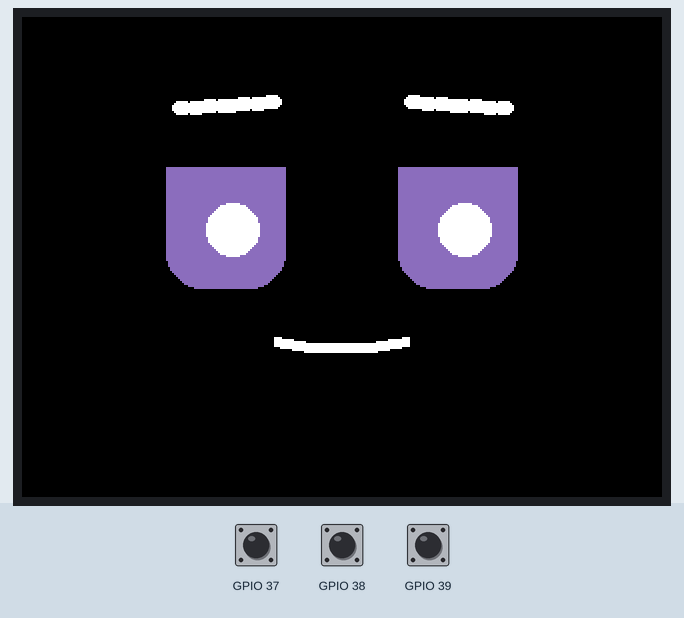
A program run on a simulated ESP32-S3. Shown: 320×240 colour display. Inputs (shaded band) come from the test bench; at power-on: GPIO 37 HIGH, GPIO 38 HIGH, GPIO 39 HIGH. Random numbers use the default seed unless the program sets one; what the program prints to the serial monitor is not drawn.

Above: at 2.7 s.
2.8 s: GPIO 37 pulled LOW for 0.15 s
At 3.5 s:
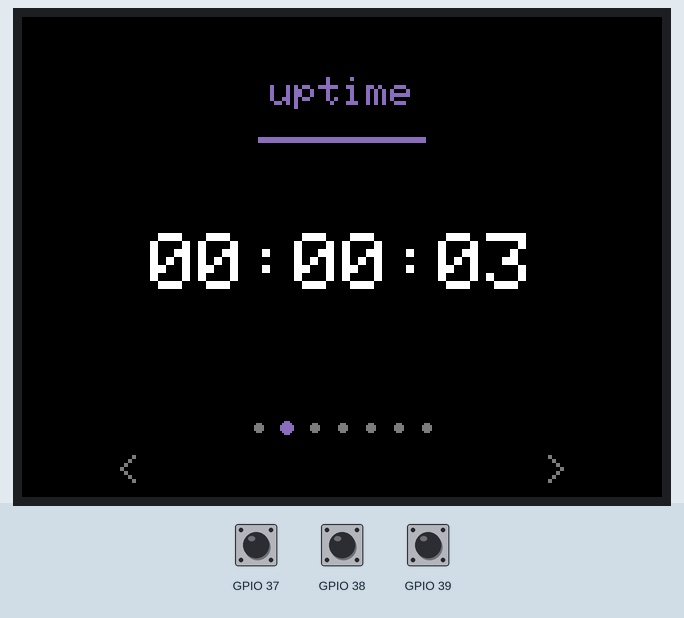
5.9 s: GPIO 38 pulled LOW for 0.15 s
At 6.8 s:
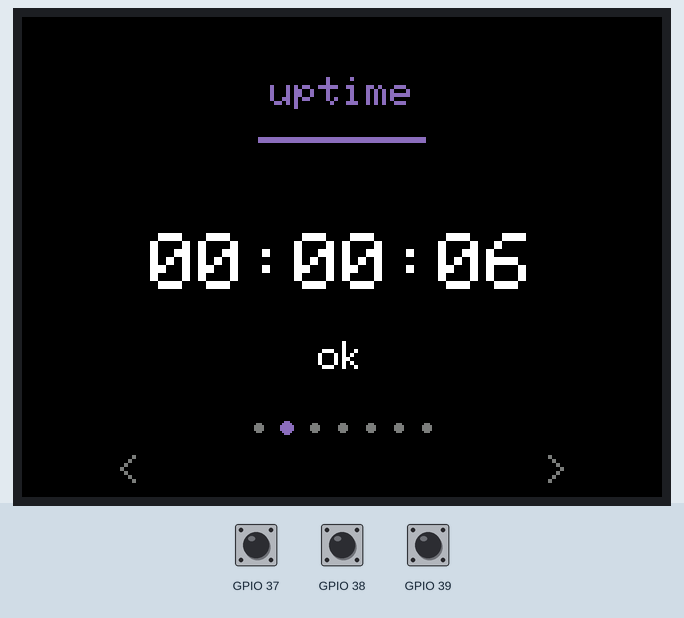
7.6 s: GPIO 37 pulled LOW for 1 s
At 8.9 s:
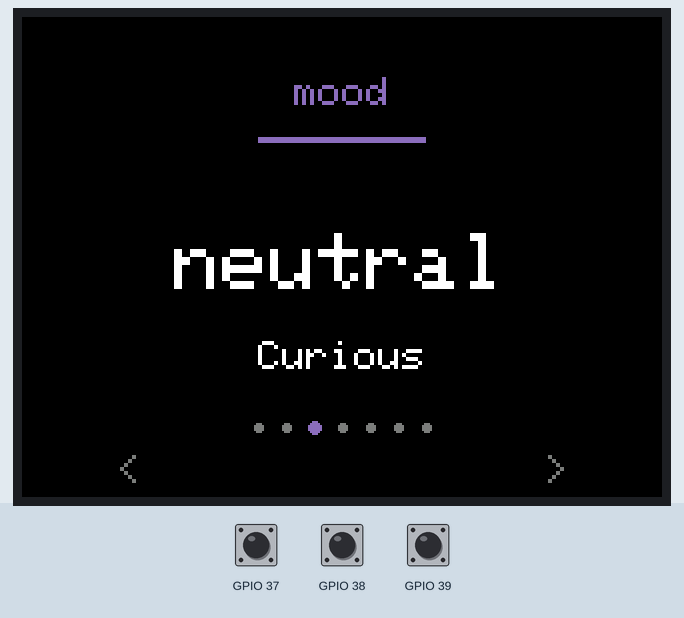
10.1 s: GPIO 37 pulled LOW for 0.15 s
At 10.8 s:
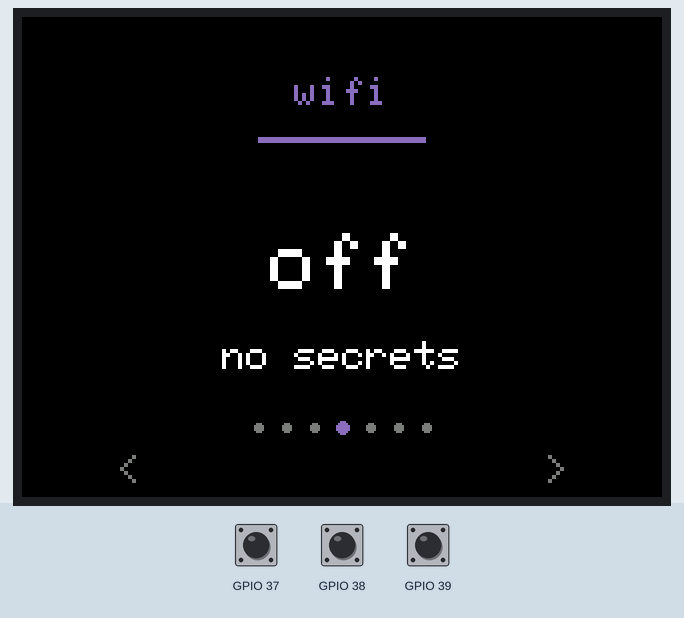
11.7 s: GPIO 39 pulled LOW for 0.15 s
At 12.4 s:
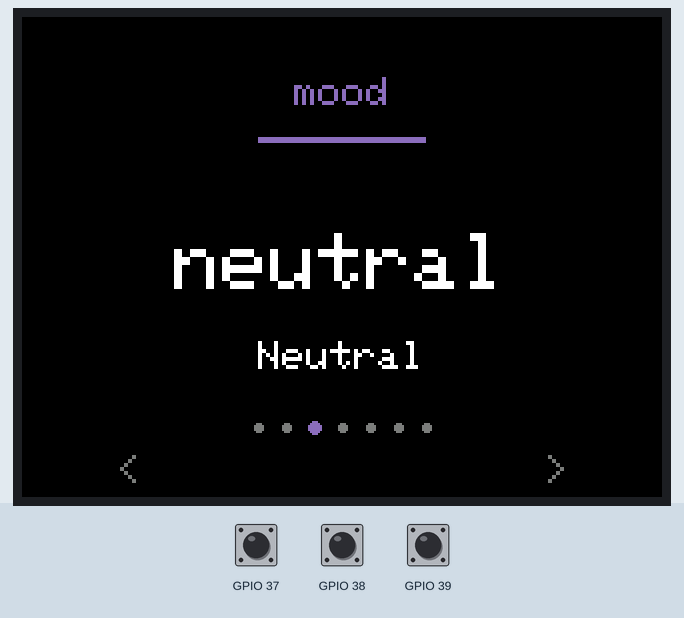
13.3 s: GPIO 38 pulled LOW for 1 s
At 14.0 s:
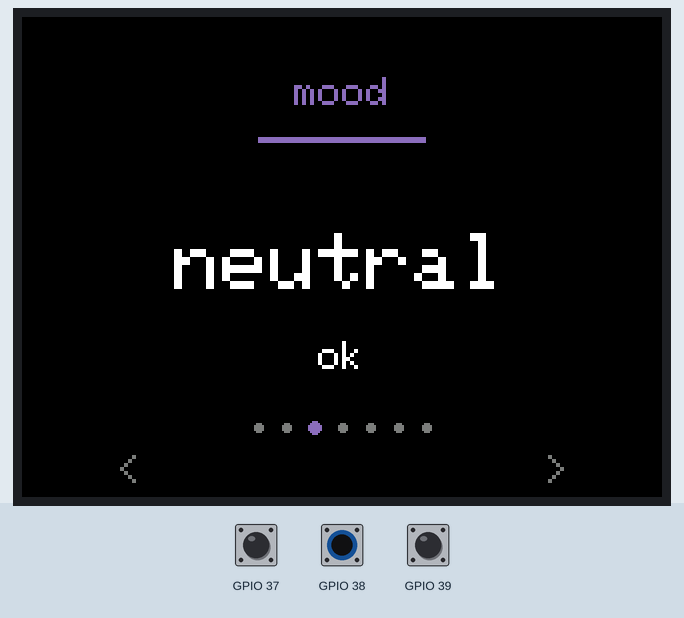
Timing chart, 0 to 16.3 s (numbered marks = the images above; inputs shaded):
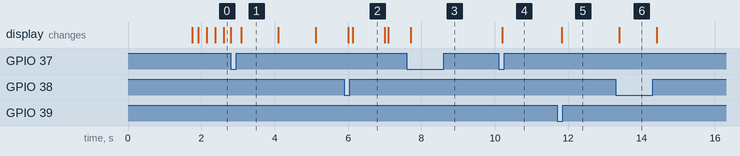

Measured:
- after the input at 10.1 s, the display: changes after 0.11 s (image 4)
- after the input at 11.7 s, the display: changes after 0.12 s (image 5)
- after the input at 13.3 s, the display: changes after 0.10 s (image 6)
- what the display in image 1 shows lasts 1.0 s, from 3.1 s to 4.1 s
- what the display in image 2 shows lasts 0.9 s, from 6.1 s to 7.0 s

The program:

main.cpp
```cpp
// ============================================================================
//  main.cpp - Einstiegspunkt (Arduino-Framework)
//
//  Bewusst minimal gehalten: Wir instanziieren die App EINMAL und delegieren
//  setup()/loop() an sie. So bleibt die Arduino-Konvention (setup/loop)
//  erhalten, waehrend die eigentliche Logik sauber in Modulen (lib/) liegt.
// ============================================================================

#include "App.h"

// Globale App-Instanz. Lebt fuer die gesamte Laufzeit des Geraets
// (statisch angelegt -> keine dynamische Speicherverwaltung noetig).
static pc::App app;

void setup() {
  app.setup();
}

void loop() {
  app.loop();
}
```
